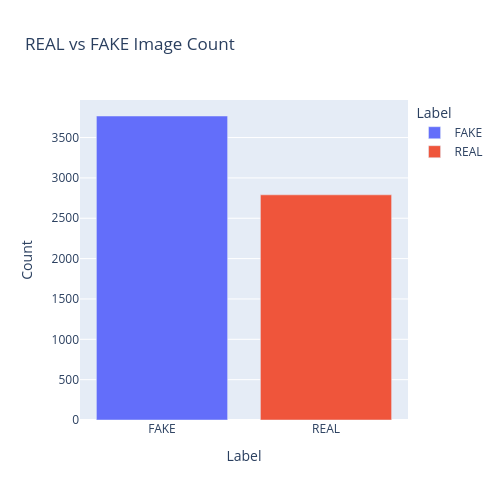

The code cell stored with this chart in its notebook:
### Code cell
label_counts = deepfake_df['label'].value_counts().reset_index()
label_counts.columns = ['Label', 'Count']

fig = px.bar(
                label_counts,
                x='Label',
                y='Count',
                title='REAL vs FAKE Image Count',
                color='Label'
                )

fig.update_layout(  height = 500, width = 500,
                    xaxis_title='Label',
                    yaxis_title='Count'
                )

fig.show()

### Figure 1 — Plotly figure (JSON) as saved in the notebook; plotly's stock layout.template omitted (floating-point values rounded to 4 significant figures)
{"data": [{"hovertemplate": "Label=%{x}<br>Count=%{y}<extra></extra>", "legendgroup": "FAKE", "marker": {"color": "#636efa", "pattern": {"shape": ""}}, "name": "FAKE", "orientation": "v", "showlegend": true, "textposition": "auto", "type": "bar", "x": ["FAKE"], "xaxis": "x", "y": [3767], "yaxis": "y"}, {"hovertemplate": "Label=%{x}<br>Count=%{y}<extra></extra>", "legendgroup": "REAL", "marker": {"color": "#EF553B", "pattern": {"shape": ""}}, "name": "REAL", "orientation": "v", "showlegend": true, "textposition": "auto", "type": "bar", "x": ["REAL"], "xaxis": "x", "y": [2790], "yaxis": "y"}], "layout": {"barmode": "relative", "height": 500, "legend": {"title": {"text": "Label"}, "tracegroupgap": 0}, "title": {"text": "REAL vs FAKE Image Count"}, "width": 500, "xaxis": {"anchor": "y", "categoryarray": ["FAKE", "REAL"], "categoryorder": "array", "domain": [0, 1], "title": {"text": "Label"}}, "yaxis": {"anchor": "x", "domain": [0, 1], "title": {"text": "Count"}}}}
